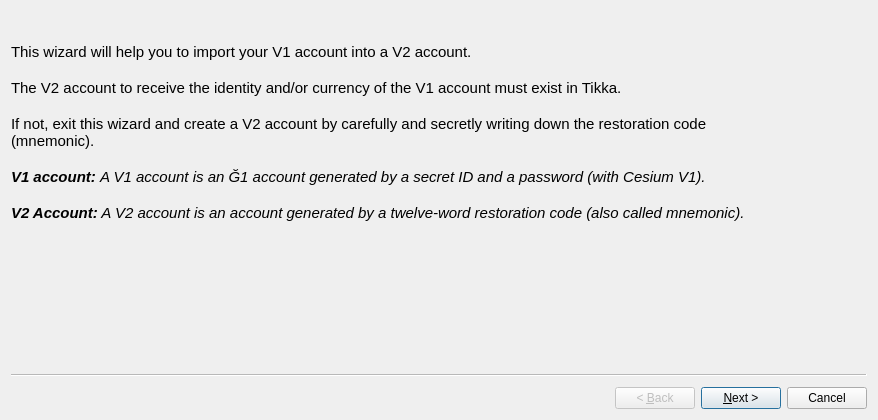
<?xml version="1.0" encoding="UTF-8"?>
<ui version="4.0">
 <class>importAccountV1Wizard</class>
 <widget class="QWizard" name="importAccountV1Wizard">
  <property name="geometry">
   <rect>
    <x>0</x>
    <y>0</y>
    <width>878</width>
    <height>420</height>
   </rect>
  </property>
  <property name="windowTitle">
   <string>Wizard to import V1 account in V2 account</string>
  </property>
  <property name="modal">
   <bool>true</bool>
  </property>
  <widget class="QWizardPage" name="wizardPage1">
   <widget class="QLabel" name="page1_label">
    <property name="geometry">
     <rect>
      <x>0</x>
      <y>0</y>
      <width>741</width>
      <height>261</height>
     </rect>
    </property>
    <property name="text">
     <string>&lt;!DOCTYPE HTML PUBLIC &quot;-//W3C//DTD HTML 4.0//EN&quot; &quot;http://www.w3.org/TR/REC-html40/strict.dtd&quot;&gt;
&lt;html&gt;&lt;head&gt;&lt;meta name=&quot;qrichtext&quot; content=&quot;1&quot; /&gt;&lt;style type=&quot;text/css&quot;&gt;
p, li { white-space: pre-wrap; }
&lt;/style&gt;&lt;/head&gt;&lt;body style=&quot; font-family:'Ubuntu'; font-size:11pt; font-weight:400; font-style:normal;&quot;&gt;
&lt;p style=&quot; margin-top:0px; margin-bottom:0px; margin-left:0px; margin-right:0px; -qt-block-indent:0; text-indent:0px;&quot;&gt;This wizard will help you to import your V1 account into a V2 account.&lt;/p&gt;
&lt;p style=&quot;-qt-paragraph-type:empty; margin-top:0px; margin-bottom:0px; margin-left:0px; margin-right:0px; -qt-block-indent:0; text-indent:0px;&quot;&gt;&lt;br /&gt;&lt;/p&gt;
&lt;p style=&quot; margin-top:0px; margin-bottom:0px; margin-left:0px; margin-right:0px; -qt-block-indent:0; text-indent:0px;&quot;&gt;The V2 account to receive the identity and/or currency of the V1 account must exist in Tikka.&lt;/p&gt;
&lt;p style=&quot;-qt-paragraph-type:empty; margin-top:0px; margin-bottom:0px; margin-left:0px; margin-right:0px; -qt-block-indent:0; text-indent:0px;&quot;&gt;&lt;br /&gt;&lt;/p&gt;
&lt;p style=&quot; margin-top:0px; margin-bottom:0px; margin-left:0px; margin-right:0px; -qt-block-indent:0; text-indent:0px;&quot;&gt;If not, exit this wizard and create a V2 account by carefully and secretly writing down the restoration code (mnemonic).&lt;/p&gt;
&lt;p style=&quot;-qt-paragraph-type:empty; margin-top:0px; margin-bottom:0px; margin-left:0px; margin-right:0px; -qt-block-indent:0; text-indent:0px;&quot;&gt;&lt;br /&gt;&lt;/p&gt;
&lt;p style=&quot; margin-top:0px; margin-bottom:0px; margin-left:0px; margin-right:0px; -qt-block-indent:0; text-indent:0px;&quot;&gt;&lt;span style=&quot; font-weight:600; font-style:italic;&quot;&gt;V1 account: &lt;/span&gt;&lt;span style=&quot; font-style:italic;&quot;&gt;A V1 account is an Ğ1 account generated by a secret ID and a password (with Cesium V1).&lt;/span&gt;&lt;/p&gt;
&lt;p style=&quot;-qt-paragraph-type:empty; margin-top:0px; margin-bottom:0px; margin-left:0px; margin-right:0px; -qt-block-indent:0; text-indent:0px; font-style:italic;&quot;&gt;&lt;br /&gt;&lt;/p&gt;
&lt;p style=&quot; margin-top:0px; margin-bottom:0px; margin-left:0px; margin-right:0px; -qt-block-indent:0; text-indent:0px;&quot;&gt;&lt;span style=&quot; font-weight:600; font-style:italic;&quot;&gt;V2 Account:&lt;/span&gt;&lt;span style=&quot; font-style:italic;&quot;&gt; A V2 account is an account generated by a twelve-word restoration code (also called mnemonic).&lt;/span&gt;&lt;/p&gt;
&lt;p style=&quot;-qt-paragraph-type:empty; margin-top:0px; margin-bottom:0px; margin-left:0px; margin-right:0px; -qt-block-indent:0; text-indent:0px;&quot;&gt;&lt;br /&gt;&lt;/p&gt;&lt;/body&gt;&lt;/html&gt;</string>
    </property>
    <property name="wordWrap">
     <bool>true</bool>
    </property>
   </widget>
  </widget>
  <widget class="QWizardPage" name="wizardPage2">
   <layout class="QVBoxLayout" name="verticalLayout">
    <item>
     <widget class="QLabel" name="page2_label">
      <property name="font">
       <font>
        <italic>false</italic>
       </font>
      </property>
      <property name="text">
       <string>Please enter the credentials of the V1 source account.</string>
      </property>
      <property name="alignment">
       <set>Qt::AlignCenter</set>
      </property>
      <property name="wordWrap">
       <bool>true</bool>
      </property>
     </widget>
    </item>
    <item>
     <widget class="QGroupBox" name="groupBox">
      <property name="sizePolicy">
       <sizepolicy hsizetype="Preferred" vsizetype="Fixed">
        <horstretch>0</horstretch>
        <verstretch>0</verstretch>
       </sizepolicy>
      </property>
      <property name="font">
       <font>
        <weight>50</weight>
        <bold>false</bold>
       </font>
      </property>
      <property name="title">
       <string>V1 Source Account</string>
      </property>
      <layout class="QVBoxLayout" name="verticalLayout_2">
       <item>
        <layout class="QGridLayout" name="gridLayout">
         <property name="sizeConstraint">
          <enum>QLayout::SetDefaultConstraint</enum>
         </property>
         <property name="leftMargin">
          <number>0</number>
         </property>
         <property name="topMargin">
          <number>0</number>
         </property>
         <property name="bottomMargin">
          <number>0</number>
         </property>
         <property name="horizontalSpacing">
          <number>6</number>
         </property>
         <item row="3" column="2">
          <widget class="QLabel" name="sourceAddressValueLabel">
           <property name="text">
            <string/>
           </property>
           <property name="textInteractionFlags">
            <set>Qt::LinksAccessibleByMouse|Qt::TextSelectableByKeyboard|Qt::TextSelectableByMouse</set>
           </property>
          </widget>
         </item>
         <item row="2" column="0">
          <widget class="QLabel" name="sourceV1AddressLabel">
           <property name="sizePolicy">
            <sizepolicy hsizetype="Preferred" vsizetype="Preferred">
             <horstretch>0</horstretch>
             <verstretch>0</verstretch>
            </sizepolicy>
           </property>
           <property name="font">
            <font>
             <weight>75</weight>
             <bold>true</bold>
            </font>
           </property>
           <property name="text">
            <string>V1 Address</string>
           </property>
           <property name="alignment">
            <set>Qt::AlignRight|Qt::AlignTrailing|Qt::AlignVCenter</set>
           </property>
          </widget>
         </item>
         <item row="0" column="3" alignment="Qt::AlignRight">
          <widget class="QPushButton" name="sourceShowButton">
           <property name="sizePolicy">
            <sizepolicy hsizetype="Fixed" vsizetype="Fixed">
             <horstretch>0</horstretch>
             <verstretch>0</verstretch>
            </sizepolicy>
           </property>
           <property name="text">
            <string>Show</string>
           </property>
          </widget>
         </item>
         <item row="3" column="0">
          <widget class="QLabel" name="sourceAddressLabel">
           <property name="font">
            <font>
             <weight>75</weight>
             <bold>true</bold>
            </font>
           </property>
           <property name="text">
            <string>Address</string>
           </property>
           <property name="alignment">
            <set>Qt::AlignRight|Qt::AlignTrailing|Qt::AlignVCenter</set>
           </property>
          </widget>
         </item>
         <item row="1" column="2">
          <widget class="QLineEdit" name="sourcePasswordIDLineEdit">
           <property name="echoMode">
            <enum>QLineEdit::Password</enum>
           </property>
          </widget>
         </item>
         <item row="0" column="2">
          <widget class="QLineEdit" name="sourceSecretIDLineEdit">
           <property name="echoMode">
            <enum>QLineEdit::Password</enum>
           </property>
           <property name="readOnly">
            <bool>false</bool>
           </property>
          </widget>
         </item>
         <item row="1" column="0">
          <widget class="QLabel" name="sourcePasswordIDLabel">
           <property name="font">
            <font>
             <weight>75</weight>
             <italic>false</italic>
             <bold>true</bold>
            </font>
           </property>
           <property name="text">
            <string>Password</string>
           </property>
           <property name="alignment">
            <set>Qt::AlignRight|Qt::AlignTrailing|Qt::AlignVCenter</set>
           </property>
          </widget>
         </item>
         <item row="0" column="0">
          <widget class="QLabel" name="sourceSecretIDLabel">
           <property name="sizePolicy">
            <sizepolicy hsizetype="Preferred" vsizetype="Preferred">
             <horstretch>0</horstretch>
             <verstretch>0</verstretch>
            </sizepolicy>
           </property>
           <property name="font">
            <font>
             <weight>75</weight>
             <bold>true</bold>
            </font>
           </property>
           <property name="text">
            <string>Secret ID</string>
           </property>
           <property name="alignment">
            <set>Qt::AlignRight|Qt::AlignTrailing|Qt::AlignVCenter</set>
           </property>
          </widget>
         </item>
         <item row="4" column="2">
          <widget class="QLabel" name="sourceBalanceValueLabel">
           <property name="text">
            <string/>
           </property>
          </widget>
         </item>
         <item row="5" column="0">
          <widget class="QLabel" name="sourceIdentityLabel">
           <property name="font">
            <font>
             <weight>75</weight>
             <bold>true</bold>
            </font>
           </property>
           <property name="text">
            <string>Identity</string>
           </property>
           <property name="alignment">
            <set>Qt::AlignRight|Qt::AlignTrailing|Qt::AlignVCenter</set>
           </property>
          </widget>
         </item>
         <item row="4" column="0">
          <widget class="QLabel" name="sourceBalanceLabel">
           <property name="font">
            <font>
             <weight>75</weight>
             <bold>true</bold>
            </font>
           </property>
           <property name="text">
            <string>Balance</string>
           </property>
           <property name="alignment">
            <set>Qt::AlignRight|Qt::AlignTrailing|Qt::AlignVCenter</set>
           </property>
          </widget>
         </item>
         <item row="5" column="2">
          <widget class="QLabel" name="sourceIdentityValueLabel">
           <property name="text">
            <string/>
           </property>
          </widget>
         </item>
         <item row="2" column="2">
          <widget class="QLabel" name="sourceV1AddressValueLabel">
           <property name="text">
            <string/>
           </property>
           <property name="textInteractionFlags">
            <set>Qt::LinksAccessibleByMouse|Qt::TextSelectableByKeyboard|Qt::TextSelectableByMouse</set>
           </property>
          </widget>
         </item>
        </layout>
       </item>
       <item>
        <widget class="QLabel" name="sourceErrorLabel">
         <property name="text">
          <string/>
         </property>
         <property name="alignment">
          <set>Qt::AlignCenter</set>
         </property>
        </widget>
       </item>
      </layout>
     </widget>
    </item>
   </layout>
  </widget>
  <widget class="QWizardPage" name="wizardPage3">
   <layout class="QVBoxLayout" name="verticalLayout_4">
    <item>
     <widget class="QLabel" name="page3_label">
      <property name="font">
       <font>
        <italic>false</italic>
       </font>
      </property>
      <property name="text">
       <string>Select a V2 destination account already created and confirm with the restoration mnemonic.</string>
      </property>
      <property name="alignment">
       <set>Qt::AlignCenter</set>
      </property>
      <property name="wordWrap">
       <bool>true</bool>
      </property>
     </widget>
    </item>
    <item>
     <widget class="QGroupBox" name="groupBox_2">
      <property name="font">
       <font>
        <weight>50</weight>
        <bold>false</bold>
       </font>
      </property>
      <property name="title">
       <string>V2 Destination Account</string>
      </property>
      <layout class="QVBoxLayout" name="verticalLayout_3">
       <item>
        <layout class="QGridLayout" name="GridLayout_2">
         <property name="sizeConstraint">
          <enum>QLayout::SetDefaultConstraint</enum>
         </property>
         <property name="topMargin">
          <number>0</number>
         </property>
         <property name="bottomMargin">
          <number>0</number>
         </property>
         <item row="3" column="1">
          <widget class="QLineEdit" name="destinationMnemonicLineEdit">
           <property name="echoMode">
            <enum>QLineEdit::Password</enum>
           </property>
          </widget>
         </item>
         <item row="3" column="2">
          <widget class="QPushButton" name="destinationShowButton">
           <property name="text">
            <string>Show</string>
           </property>
          </widget>
         </item>
         <item row="6" column="0">
          <widget class="QLabel" name="destinationAddressLabel">
           <property name="font">
            <font>
             <weight>75</weight>
             <bold>true</bold>
            </font>
           </property>
           <property name="text">
            <string>Address</string>
           </property>
           <property name="alignment">
            <set>Qt::AlignRight|Qt::AlignTrailing|Qt::AlignVCenter</set>
           </property>
          </widget>
         </item>
         <item row="1" column="0">
          <widget class="QLabel" name="destinationRootNameOrAddressLabel">
           <property name="font">
            <font>
             <weight>75</weight>
             <bold>true</bold>
            </font>
           </property>
           <property name="text">
            <string>Root account</string>
           </property>
           <property name="alignment">
            <set>Qt::AlignRight|Qt::AlignTrailing|Qt::AlignVCenter</set>
           </property>
          </widget>
         </item>
         <item row="2" column="0">
          <widget class="QLabel" name="destinationRootAddressLabel">
           <property name="font">
            <font>
             <weight>75</weight>
             <bold>true</bold>
            </font>
           </property>
           <property name="text">
            <string/>
           </property>
           <property name="alignment">
            <set>Qt::AlignRight|Qt::AlignTrailing|Qt::AlignVCenter</set>
           </property>
          </widget>
         </item>
         <item row="2" column="1">
          <widget class="QLabel" name="destinationRootAddressValueLabel">
           <property name="text">
            <string/>
           </property>
           <property name="textInteractionFlags">
            <set>Qt::LinksAccessibleByMouse|Qt::TextSelectableByKeyboard|Qt::TextSelectableByMouse</set>
           </property>
          </widget>
         </item>
         <item row="5" column="1">
          <widget class="QLabel" name="destinationDerivationValueLabel">
           <property name="text">
            <string/>
           </property>
          </widget>
         </item>
         <item row="1" column="1">
          <widget class="QComboBox" name="destinationRootNameOrAddressComboBox"/>
         </item>
         <item row="7" column="0">
          <widget class="QLabel" name="destinationBalanceLabel">
           <property name="font">
            <font>
             <weight>75</weight>
             <bold>true</bold>
            </font>
           </property>
           <property name="text">
            <string>Balance</string>
           </property>
           <property name="alignment">
            <set>Qt::AlignRight|Qt::AlignTrailing|Qt::AlignVCenter</set>
           </property>
          </widget>
         </item>
         <item row="7" column="1">
          <widget class="QLabel" name="destinationBalanceValueLabel">
           <property name="text">
            <string/>
           </property>
          </widget>
         </item>
         <item row="8" column="1">
          <widget class="QLineEdit" name="destinationNameLineEdit"/>
         </item>
         <item row="5" column="0">
          <widget class="QLabel" name="destinationDerivationLabel">
           <property name="font">
            <font>
             <weight>75</weight>
             <bold>true</bold>
            </font>
           </property>
           <property name="text">
            <string>Derivation</string>
           </property>
           <property name="alignment">
            <set>Qt::AlignRight|Qt::AlignTrailing|Qt::AlignVCenter</set>
           </property>
          </widget>
         </item>
         <item row="8" column="0">
          <widget class="QLabel" name="destinationNameLabel">
           <property name="font">
            <font>
             <weight>75</weight>
             <bold>true</bold>
            </font>
           </property>
           <property name="text">
            <string>Name</string>
           </property>
           <property name="alignment">
            <set>Qt::AlignRight|Qt::AlignTrailing|Qt::AlignVCenter</set>
           </property>
          </widget>
         </item>
         <item row="6" column="1">
          <widget class="QLabel" name="destinationAddressValueLabel">
           <property name="font">
            <font>
             <weight>75</weight>
             <bold>true</bold>
            </font>
           </property>
           <property name="text">
            <string/>
           </property>
           <property name="textInteractionFlags">
            <set>Qt::LinksAccessibleByMouse|Qt::TextSelectableByKeyboard|Qt::TextSelectableByMouse</set>
           </property>
          </widget>
         </item>
         <item row="3" column="0">
          <widget class="QLabel" name="destinationMnemonicLabel">
           <property name="font">
            <font>
             <weight>75</weight>
             <bold>true</bold>
            </font>
           </property>
           <property name="text">
            <string>Mnemonic</string>
           </property>
           <property name="alignment">
            <set>Qt::AlignRight|Qt::AlignTrailing|Qt::AlignVCenter</set>
           </property>
          </widget>
         </item>
         <item row="4" column="0">
          <widget class="QLabel" name="destinationMnemonicLanguageLabel">
           <property name="font">
            <font>
             <weight>75</weight>
             <bold>true</bold>
            </font>
           </property>
           <property name="text">
            <string>Mnemonic language</string>
           </property>
           <property name="alignment">
            <set>Qt::AlignRight|Qt::AlignTrailing|Qt::AlignVCenter</set>
           </property>
          </widget>
         </item>
         <item row="4" column="1">
          <widget class="QComboBox" name="destinationMnemonicLanguageComboBox">
           <property name="sizePolicy">
            <sizepolicy hsizetype="Fixed" vsizetype="Preferred">
             <horstretch>0</horstretch>
             <verstretch>0</verstretch>
            </sizepolicy>
           </property>
          </widget>
         </item>
        </layout>
       </item>
      </layout>
     </widget>
    </item>
    <item>
     <widget class="QLabel" name="destinationErrorLabel">
      <property name="text">
       <string/>
      </property>
      <property name="alignment">
       <set>Qt::AlignCenter</set>
      </property>
     </widget>
    </item>
    <item>
     <layout class="QHBoxLayout" name="horizontalLayout">
      <item>
       <spacer name="horizontalSpacer">
        <property name="orientation">
         <enum>Qt::Horizontal</enum>
        </property>
        <property name="sizeHint" stdset="0">
         <size>
          <width>40</width>
          <height>20</height>
         </size>
        </property>
       </spacer>
      </item>
      <item>
       <widget class="QLabel" name="storedPasswordLabel">
        <property name="sizePolicy">
         <sizepolicy hsizetype="Fixed" vsizetype="Preferred">
          <horstretch>0</horstretch>
          <verstretch>0</verstretch>
         </sizepolicy>
        </property>
        <property name="sizeIncrement">
         <size>
          <width>0</width>
          <height>0</height>
         </size>
        </property>
        <property name="font">
         <font>
          <weight>75</weight>
          <bold>true</bold>
         </font>
        </property>
        <property name="text">
         <string>Password</string>
        </property>
        <property name="alignment">
         <set>Qt::AlignLeading|Qt::AlignLeft|Qt::AlignVCenter</set>
        </property>
       </widget>
      </item>
      <item>
       <widget class="QLineEdit" name="storedPasswordLineEdit">
        <property name="sizePolicy">
         <sizepolicy hsizetype="Fixed" vsizetype="Fixed">
          <horstretch>0</horstretch>
          <verstretch>0</verstretch>
         </sizepolicy>
        </property>
        <property name="maxLength">
         <number>20</number>
        </property>
        <property name="echoMode">
         <enum>QLineEdit::Password</enum>
        </property>
        <property name="alignment">
         <set>Qt::AlignCenter</set>
        </property>
        <property name="readOnly">
         <bool>true</bool>
        </property>
       </widget>
      </item>
      <item>
       <widget class="QLabel" name="storedPasswordHintLabel">
        <property name="font">
         <font>
          <italic>true</italic>
         </font>
        </property>
        <property name="text">
         <string>Wallet will be locked with the current password</string>
        </property>
       </widget>
      </item>
     </layout>
    </item>
   </layout>
  </widget>
  <widget class="QWizardPage" name="wizardPage4">
   <layout class="QVBoxLayout" name="verticalLayout_5">
    <item>
     <widget class="QLabel" name="label">
      <property name="text">
       <string>Click on the import button and wait for the status message. The V1 source account will be deleted from the blockchain on success.</string>
      </property>
      <property name="alignment">
       <set>Qt::AlignCenter</set>
      </property>
      <property name="wordWrap">
       <bool>true</bool>
      </property>
     </widget>
    </item>
    <item>
     <layout class="QGridLayout" name="gridLayout_2">
      <item row="0" column="1">
       <widget class="QLabel" name="sourceAddressValueImportLabel">
        <property name="sizePolicy">
         <sizepolicy hsizetype="Expanding" vsizetype="Preferred">
          <horstretch>0</horstretch>
          <verstretch>0</verstretch>
         </sizepolicy>
        </property>
        <property name="text">
         <string/>
        </property>
        <property name="textInteractionFlags">
         <set>Qt::LinksAccessibleByMouse|Qt::TextSelectableByKeyboard|Qt::TextSelectableByMouse</set>
        </property>
       </widget>
      </item>
      <item row="0" column="0">
       <widget class="QLabel" name="sourceAddressImportLabel">
        <property name="sizePolicy">
         <sizepolicy hsizetype="Preferred" vsizetype="Preferred">
          <horstretch>0</horstretch>
          <verstretch>0</verstretch>
         </sizepolicy>
        </property>
        <property name="font">
         <font>
          <weight>75</weight>
          <bold>true</bold>
         </font>
        </property>
        <property name="text">
         <string>Address</string>
        </property>
        <property name="alignment">
         <set>Qt::AlignRight|Qt::AlignTrailing|Qt::AlignVCenter</set>
        </property>
       </widget>
      </item>
      <item row="1" column="1">
       <widget class="QLabel" name="sourceBalanceValueImportLabel">
        <property name="sizePolicy">
         <sizepolicy hsizetype="Expanding" vsizetype="Preferred">
          <horstretch>0</horstretch>
          <verstretch>0</verstretch>
         </sizepolicy>
        </property>
        <property name="text">
         <string/>
        </property>
       </widget>
      </item>
      <item row="1" column="0">
       <widget class="QLabel" name="sourceBalanceImportLabel">
        <property name="font">
         <font>
          <weight>75</weight>
          <bold>true</bold>
         </font>
        </property>
        <property name="text">
         <string>Balance</string>
        </property>
        <property name="alignment">
         <set>Qt::AlignRight|Qt::AlignTrailing|Qt::AlignVCenter</set>
        </property>
       </widget>
      </item>
      <item row="2" column="0">
       <widget class="QLabel" name="sourceIdentityImportLabel">
        <property name="font">
         <font>
          <weight>75</weight>
          <bold>true</bold>
         </font>
        </property>
        <property name="text">
         <string>Identity</string>
        </property>
        <property name="alignment">
         <set>Qt::AlignRight|Qt::AlignTrailing|Qt::AlignVCenter</set>
        </property>
       </widget>
      </item>
      <item row="2" column="1">
       <widget class="QLabel" name="sourceIdentityValueImportLabel">
        <property name="sizePolicy">
         <sizepolicy hsizetype="Expanding" vsizetype="Preferred">
          <horstretch>0</horstretch>
          <verstretch>0</verstretch>
         </sizepolicy>
        </property>
        <property name="text">
         <string/>
        </property>
       </widget>
      </item>
     </layout>
    </item>
    <item alignment="Qt::AlignHCenter">
     <widget class="QPushButton" name="importButton">
      <property name="sizePolicy">
       <sizepolicy hsizetype="Fixed" vsizetype="Fixed">
        <horstretch>0</horstretch>
        <verstretch>0</verstretch>
       </sizepolicy>
      </property>
      <property name="text">
       <string>Import</string>
      </property>
     </widget>
    </item>
    <item alignment="Qt::AlignHCenter">
     <widget class="QLabel" name="ImportImagelabel">
      <property name="sizePolicy">
       <sizepolicy hsizetype="Fixed" vsizetype="Fixed">
        <horstretch>0</horstretch>
        <verstretch>0</verstretch>
       </sizepolicy>
      </property>
      <property name="maximumSize">
       <size>
        <width>64</width>
        <height>64</height>
       </size>
      </property>
      <property name="text">
       <string/>
      </property>
      <property name="pixmap">
       <pixmap resource="../../icons/tikka.slots.pyqt.resources.icons.index.qrc">:/images/arrow_down</pixmap>
      </property>
      <property name="scaledContents">
       <bool>true</bool>
      </property>
      <property name="alignment">
       <set>Qt::AlignCenter</set>
      </property>
     </widget>
    </item>
    <item>
     <layout class="QGridLayout" name="gridLayout_3">
      <item row="1" column="0">
       <widget class="QLabel" name="destinationAddressImportLabel">
        <property name="font">
         <font>
          <weight>75</weight>
          <bold>true</bold>
         </font>
        </property>
        <property name="text">
         <string>Address</string>
        </property>
        <property name="alignment">
         <set>Qt::AlignRight|Qt::AlignTrailing|Qt::AlignVCenter</set>
        </property>
       </widget>
      </item>
      <item row="1" column="1">
       <widget class="QLabel" name="destinationAddressValueImportLabel">
        <property name="sizePolicy">
         <sizepolicy hsizetype="Expanding" vsizetype="Preferred">
          <horstretch>0</horstretch>
          <verstretch>0</verstretch>
         </sizepolicy>
        </property>
        <property name="text">
         <string/>
        </property>
        <property name="textInteractionFlags">
         <set>Qt::LinksAccessibleByMouse|Qt::TextSelectableByKeyboard|Qt::TextSelectableByMouse</set>
        </property>
       </widget>
      </item>
      <item row="2" column="1">
       <widget class="QLabel" name="destinationBalanceValueImportLabel">
        <property name="text">
         <string/>
        </property>
       </widget>
      </item>
      <item row="2" column="0">
       <widget class="QLabel" name="destinationBalanceImportLabel">
        <property name="font">
         <font>
          <weight>75</weight>
          <bold>true</bold>
         </font>
        </property>
        <property name="text">
         <string>Balance</string>
        </property>
        <property name="alignment">
         <set>Qt::AlignRight|Qt::AlignTrailing|Qt::AlignVCenter</set>
        </property>
       </widget>
      </item>
      <item row="3" column="0">
       <widget class="QLabel" name="destinationIdentityImportLabel">
        <property name="font">
         <font>
          <weight>75</weight>
          <bold>true</bold>
         </font>
        </property>
        <property name="text">
         <string>Identity</string>
        </property>
        <property name="alignment">
         <set>Qt::AlignRight|Qt::AlignTrailing|Qt::AlignVCenter</set>
        </property>
       </widget>
      </item>
      <item row="3" column="1">
       <widget class="QLabel" name="destinationIdentityValueImportLabel">
        <property name="text">
         <string/>
        </property>
       </widget>
      </item>
     </layout>
    </item>
    <item>
     <widget class="QLabel" name="importErrorLabel">
      <property name="text">
       <string/>
      </property>
      <property name="alignment">
       <set>Qt::AlignCenter</set>
      </property>
     </widget>
    </item>
   </layout>
  </widget>
 </widget>
 <tabstops>
  <tabstop>sourceSecretIDLineEdit</tabstop>
  <tabstop>sourcePasswordIDLineEdit</tabstop>
  <tabstop>sourceShowButton</tabstop>
  <tabstop>destinationRootNameOrAddressComboBox</tabstop>
  <tabstop>destinationMnemonicLineEdit</tabstop>
  <tabstop>destinationMnemonicLanguageComboBox</tabstop>
  <tabstop>destinationNameLineEdit</tabstop>
  <tabstop>destinationShowButton</tabstop>
  <tabstop>storedPasswordLineEdit</tabstop>
  <tabstop>importButton</tabstop>
 </tabstops>
 <resources>
  <include location="../../icons/tikka.slots.pyqt.resources.icons.index.qrc"/>
 </resources>
 <connections/>
</ui>
